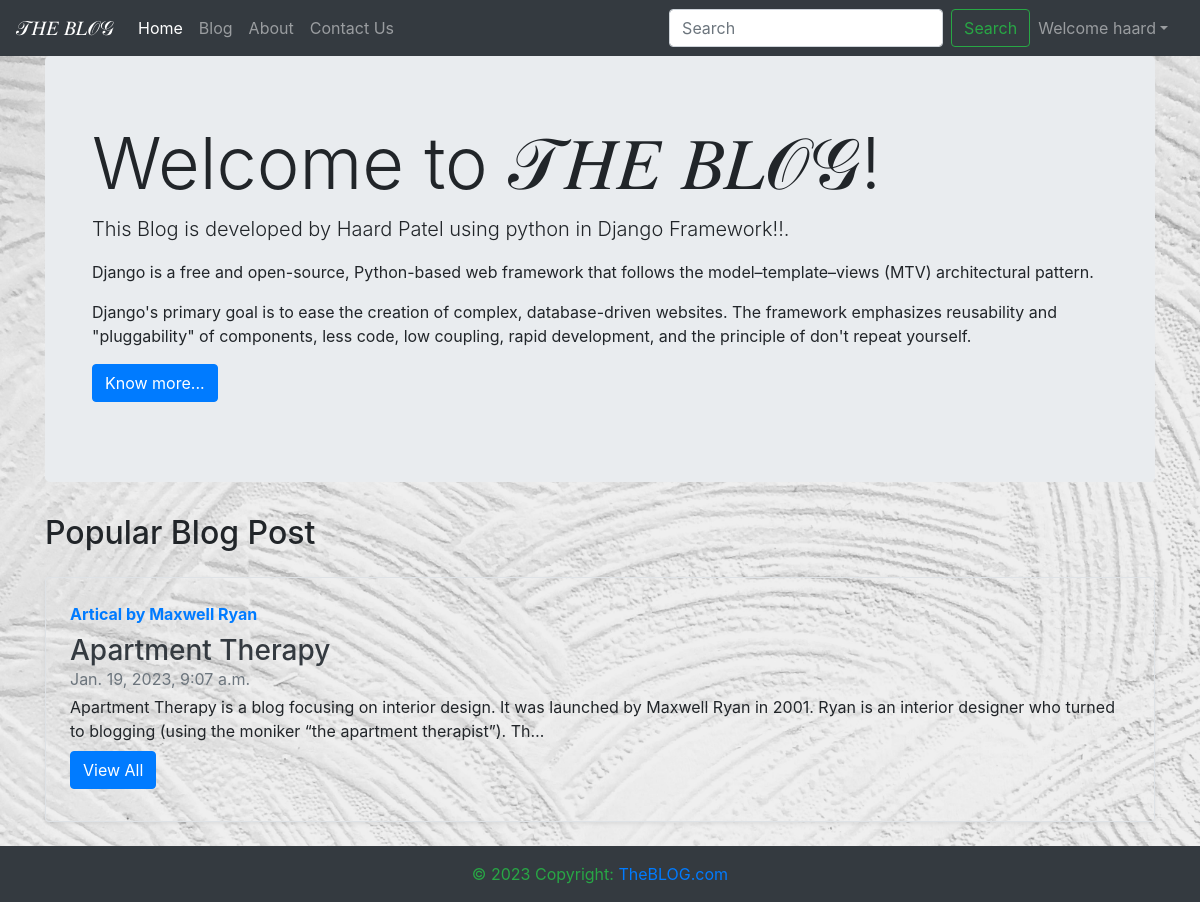
The app's page / (signed in) with its own data.
### blogApp/models.py (models this page shows, shortened)
class Post(models.Model):
    sno = models.AutoField(primary_key=True)
    title = models.CharField(max_length=255)
    author = models.CharField(max_length=14)
    views= models.IntegerField(default=0)
    slug = models.CharField(max_length=130)
    timeStamp = models.DateTimeField(blank=True)
    content = models.TextField()

### home/views.py (the view)
# urls.py: 2. Add a URL to urlpatterns:  path('', views.home, name='home')
def home(request):
    popularPosts = Post.objects.all()[:1].get()
    context = {'popularPosts': popularPosts}
    return render(request, 'home/home.html', context)

### templates/home/home.html (shortened to what this page needs)
{% extends 'base.html' %}
{% block homeactive %} active {% endblock homeactive %}
{% block body %}
<div class="container">
    <div class="jumbotron">
        <div class="container">
            <h3 class="display-3">Welcome to 𝒯𝐻𝐸 𝐵𝐿𝒪𝒢!</h3>
                <p class="lead">This Blog is developed by Haard Patel using python in Django Framework!!.</p>
                <p>Django is a free and open-source, Python-based web framework that follows the model–template–views (MTV) architectural pattern.</p>
                <p> Django's primary goal is to ease the creation of complex, database-driven websites. The framework emphasizes reusability and "pluggability" of components, less code, low coupling, rapid development, and the principle of don't repeat yourself.</p>
                <p> <button class="btn btn-primary" type="button" data-toggle="collapse" data-target="#collapseExample" aria-expanded="false" aria-controls="collapseExample">Know more...</button></p>
        </div>
    </div>
</div>
<div class="container">
    <h2>Popular Blog Post</h2>
    <div class="row no-gutters border rounded overflow-hidden flex-md-row mb-4 shadow-sm h-md-250 my-4 position-relative ">
        <div class="col p-4 d-flex flex-column position-static">
            <strong class="d-inline-block mb-2 text-primary">Artical by {{popularPosts.author}}</strong>
            <h3 class="mb-0"> <a class="text-dark" href="/blog"> {{popularPosts.title}} </a> </h3>
            <div class="mb-1 text-muted">{{popularPosts.timeStamp}}</div>
            <p class="card-text mb-auto"> {{popularPosts.content| truncatechars:200}} </p>
            <div class="my-2">
                <a href="/blog" role="button" class="btn btn-primary">View All</a>
            </div>
        </div>
    </div>
</div>
{% endblock body %}

### templates/base.html (shortened to what this page needs)
<!doctype html>
<html lang="en">
<head>
    <link rel="stylesheet" href="https://stackpath.bootstrapcdn.com/bootstrap/4.2.1/css/bootstrap.min.css"
>
</head>
<body>
    <nav class="navbar navbar-expand-lg sticky-top navbar-dark bg-dark">
        <a class="navbar-brand" href="/">𝒯𝐻𝐸 𝐵𝐿𝒪𝒢</a>
        <div class="collapse navbar-collapse" id="navbarSupportedContent">
            <ul class="navbar-nav mr-auto">
                <li class="nav-item {% block homeactive %} {% endblock homeactive %}">
                    <a class="nav-link" href="/">Home <span class="sr-only">(current)</span></a>
                </li>
                <li class="nav-item {% block blogactive %} {% endblock blogactive %}">
                    <a class="nav-link" href="/blog">Blog</a>
                </li>
                <li class="nav-item {% block aboutactive %} {% endblock aboutactive %}">
                    <a class="nav-link" href="/about">About</a>
                </li>
                <li class="nav-item {% block contactactive %} {% endblock contactactive %}">
                    <a class="nav-link" href="/contact">Contact Us</a>
                </li>
            </ul>
            <form method='get' action='/search' class="form-inline my-2 my-lg-0">
                <input class="form-control mr-sm-2" type="search" placeholder="Search" aria-label="Search" name="query"
                    id="query">
                <button class="btn btn-outline-success my-2 my-sm-0" type="submit">Search</button>
            </form>
            {% if user.is_authenticated %}
            <ul class="navbar-nav mr-2">
                <li class="nav-item dropdown">
                    <a class="nav-link dropdown-toggle" href='#' id="navbarDropdown" role="button"
                        data-toggle="dropdown"> Welcome {{request.user}}</a>
                </li>
            </ul>
            {% endif %}
        </div>
    </nav>
    <div class="bg-image" style="background-image: url('/static/img/pexels-henry-&-co-1939485.jpg') ;
                                background-size: 100%;
                                background-repeat: no-repeat;
                                background-attachment: fixed;">
        {% block body %} {% endblock body %}
    <footer class="page-footer font-small bg-dark">
        <div class="footer-copyright text-center py-3 text-success">© 2023 Copyright:
            <a href="/"> TheBLOG.com</a>
        </div>
    </footer>
    </div>
</body>
</html>

### records on screen
Post: author "Maxwell Ryan", title "Apartment Therapy", timeStamp "Jan. 19, 2023, 9:07 a.m.", content "Apartment Therapy is a blog focusing on interior design. It was launched by Maxwell Ryan in 2001. Ryan is an interior designer who turned to blogging (using the moniker “the apartment therapist”). Th…"

### other values on screen
{{ request.user }} "haard"
